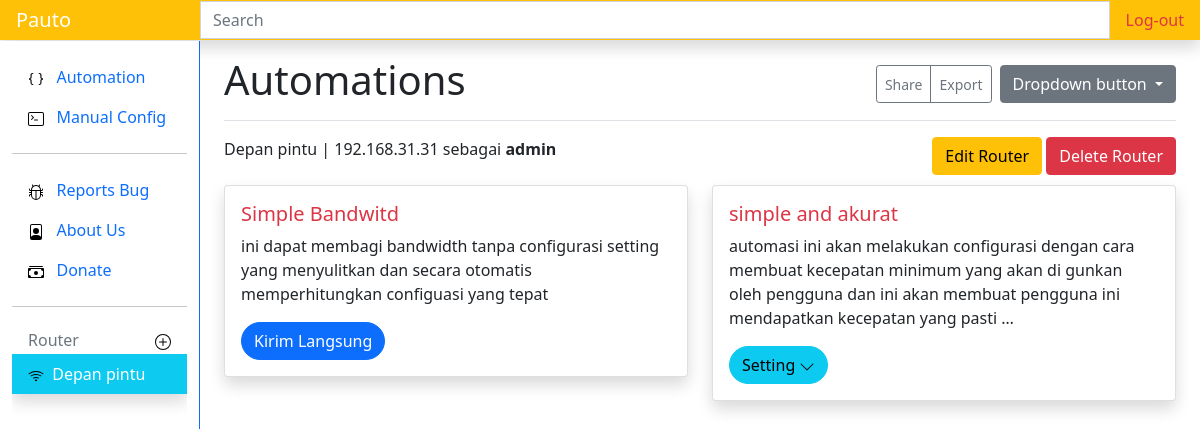
The app's page /1/router (signed in), older data.
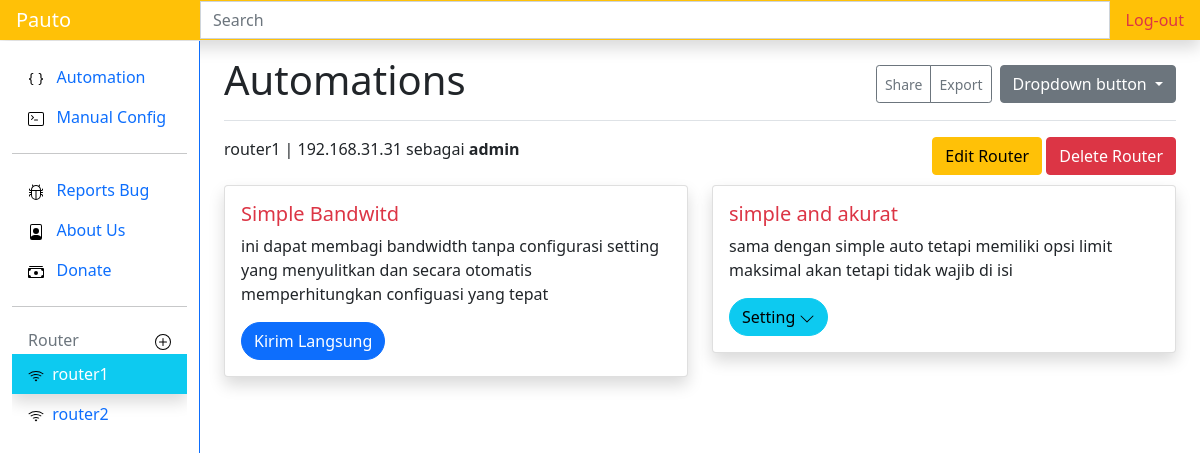
The same page, newer data.
### routerapp/models.py (models this page shows, shortened)
class Routerm(models.Model):
    nama = models.CharField(max_length=50)
    host = models.CharField(max_length=50)
    user = models.CharField(max_length=30)
    password = models.CharField(max_length=50, blank=True)
    kecepatan_download = models.IntegerField(blank=True)
    kecepatan_upload = models.IntegerField(blank=True)
    pub_date = models.DateField(auto_now=True)

class Automation(models.Model):
    autokey = models.CharField(unique=True, max_length=50)
    nama = models.CharField(max_length=50)
    deskripsi = models.TextField()
    status = models.CharField(max_length=15, blank=True)

### routerapp/views.py (the view)
# urls.py: path('<int:id>/router',views.detailrouter, name='router'),
@login_required(login_url=settings.LOGIN_URL)
def detailrouter(request, id):
    auto1 = Automation.objects.filter(autokey="auto1")
    auto2 = Automation.objects.filter(autokey="auto2")
    routerside = Routerm.objects.all()
    idk = id
    router = Routerm.objects.filter(pk=id)
    auto2form=auto2Form
    context = {
        'auto1': auto1,
        'auto2': auto2,
        'router': router,
        'routerside': routerside,
        'idk': idk,
        'auto2form':auto2form
    }
    return render(request, 'detailrouter.html', context)

### routerapp/templates/detailrouter.html (shortened to what this page needs)
{% extends 'base.html' %}
{% load static %}
{% block judul %}
Automations
{% endblock judul %}
{% block content %}
    {% for router in router %}
    {{router.nama}} |
    {{router.host}} sebagai
    <div class="float-end">
      <a class="btn btn-warning mr-4" href="{% url 'uprouter' router.id %}">Edit Router</a>
      <button type="button" class="btn btn-danger" data-bs-toggle="modal" data-bs-target="#modaldelrouter">
        Delete Router
      </button>
    </div>
    <strong> {{router.user}}</strong>
    <div id="auto" class="row mt-4">
      {% include 'auto.html' %}
    </div>
      {% endfor %}
{% endblock content %}
{% block routerside %}
    {% include "routerside.html" %}
{% endblock routerside %}

### templates/base.html (shortened to what this page needs)
{% load static %}
<!DOCTYPE html>
<html lang="en">
{% url 'manual' as manual_url %}
{% url 'show' as show_url %}
<head>
  <link rel="stylesheet" href="{% static 'css/bootstrap.css' %}">
  <link rel="stylesheet" href="{% static 'css/stayle.css' %}" />
</head>
<body>
  <header class="navbar navbar-dark sticky-top bg-warning flex-md-nowrap p-0 shadow">
    <a class="navbar-brand col-md-3 col-lg-2 me-0 px-3 ml-5" href="{% url 'show' %}">Pauto</a>
    <input class="form-control form-control-dark w-100 rounded-0" type="text" placeholder="Search"
      aria-label="Search" />
    <ul class="navbar-nav px-3">
      <li class="nav-item text-nowrap ">
        <a class="nav-link text-danger" href="{% url 'logout' %}">Log-out</a>
      </li>
    </ul>
  </header>
  <div class="container-fluid">
    <div class="row">
      <nav id="sidebarMenu" class="col-md-3 col-lg-2 d-md-block bg-white sidebar collapse fixed-top border-end border-primary h-100 "
        style="margin-top: 41px;">
        <div class="position-sticky pt-3 ">
          <ul class="nav flex-column">
            <li class="nav-item">
              <a class="nav-link {% if request.path == show_url %} bg-info text-white {% endif %} " aria-current="page" href="{% url 'show' %}">
                <img src="{% static 'icons/braces.svg' %}" alt="">
                &nbsp;
                Automation
              </a>
            </li>
            <li class="nav-item">
              <a class="nav-link {% if request.path == manual_url %} bg-info text-white {% endif %} " href="{% url 'manual' %}">
                <img src="{% static 'icons/terminal.svg' %}" alt="">
                &nbsp;
                Manual Config
              </a>
            </li>
            <hr>
            <li class="nav-item">
              <a class="nav-link" href="#">
                <img src="{% static 'icons/bug.svg' %}" alt="">
                &nbsp;
                Reports Bug
              </a>
            </li>
            <li class="nav-item">
              <a class="nav-link" href="https://github.com/cecep31/netauto">
                <img src="{% static 'icons/file-person.svg' %}" alt="">&nbsp;&nbsp;
                About Us
              </a>
            </li>
            <li class="nav-item">
              <a class="nav-link" href="">
                <img src="{% static 'icons/cash.svg' %}" alt="">
                &nbsp;
                Donate
              </a>
            </li>
          </ul>
          <hr>
          <h6 class="sidebar-heading d-flex justify-content-between align-items-center px-3 mt-4 mb-1 text-muted">
            <span> Router</span>
            <a class="link-secondary" href="{% url 'addrouter' %}" aria-label="Add a new report">
              <img src="{% static 'icons/plus-circle.svg' %}" alt="">
            </a>
          </h6>
          <ul class="nav flex-column mb-2">
            {% block routerside %}
            {% endblock routerside %}
          </ul>
        </div>
      </nav>
      <main class="col-md-9 ms-sm-auto col-lg-10 px-md-4">
        <div
          class="d-flex justify-content-between flex-wrap flex-md-nowrap align-items-center pt-3 pb-2 mb-3 border-bottom">
          <h1 class="">{% block judul %}
            {% endblock judul %}</h1>
          <div class="btn-toolbar mb-2 mb-md-0">
            <div class="btn-group me-2">
              <button type="button" class="btn btn-sm btn-outline-secondary">
                Share
              </button>
              <button type="button" class="btn btn-sm btn-outline-secondary">
                Export
              </button>
            </div>
            <div class="dropdown">
              <button class="btn btn-secondary dropdown-toggle" type="button" id="dropdownMenuButton"
                data-bs-toggle="dropdown" aria-expanded="false">
                Dropdown button
              </button>
            </div>
          </div>
        </div>
        <div id="main" style="display: none;">
          {% block content %}
          {% endblock content %}
        </div>
      </main>
    </div>
  </div>
</body>
</html>

### templates/routerside.html (shortened to what this page needs)
<div class="pb-lg-5 overflow-auto">
    {% load static %}
    {% for routerside in routerside %}
    <li class="nav-item">
        <a class="nav-link {% if routerside.id == idk %}shadow text-white bg-info{% endif %}" href="{% url 'router' routerside.id %}">
            <img src="{% static 'icons/wifi.svg' %}" alt="">&nbsp;
            {{routerside.nama}}
        </a>
    </li>
    {% endfor %}
</div>

### templates/auto.html (shortened to what this page needs)
  {% load static %}
 {% for auto1 in auto1 %}
       <div class="col-sm-6 ">
         <div class="card shadow">
           <div class="card-body">
             <h5 class="card-title text-danger">{{auto1.nama}}</h5>
             <p class="card-text">{{auto1.deskripsi|truncatechars:180}}</p>
             <a href="{% url 'conpcq1' router.id %}" class="btn btn-primary rounded-pill">Kirim Langsung</a>
            </div>
          </div>
        </div>
        {% endfor %}
        {% for auto2 in auto2 %}
        <div class="col-sm-6 ">
          <div class="card shadow">
            <div class="card-body">
              <h5 class="card-title text-danger">{{auto2.nama}}</h5>
              <p class="card-text">{{auto2.deskripsi|truncatechars:180}}</p>
              <button id="auto2" class="btn btn-info rounded-pill">Setting <img src="{% static 'icons/autodown.svg' %}" alt=""></button>
            </div>
          </div>
        </div>
        {% endfor %}

Row changes from the older to the newer data that the page shows:
changed Routerm "admin": nama "Depan pintu" → "router1"
added Routerm: nama "router2", shown under "Router"
changed Automation "simple and akurat": deskripsi "automasi ini akan melakukan configurasi dengan cara membuat kecepatan minimum yang akan di gunkan oleh pengguna dan ini akan membuat pengguna ini mendapatkan kecepatan yang pasti …" → "sama dengan simple auto tetapi memiliki opsi limit maksimal akan tetapi tidak wajib di isi"
